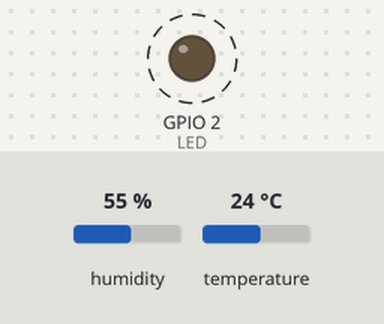
This sketch was run on a simulated ESP32. Parts: output pins drawn as LEDs (lit = HIGH). Dashed ring = blinking. The test bench sets the inputs (shaded band); at power-on: humidity 55 %, temperature 24 °C. The local clock reads 2024-03-15 10:24:30 at power-on unless the sketch sets it; what the sketch prints to the serial monitor is not drawn.

Above: at 1.0 s.
Timing chart, 0 to 4.6 s (numbered marks = the images above):
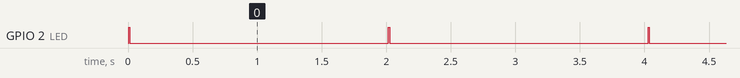

The sketch:

4-temp-humidity.ino
```cpp
// 4 · Temperature & humidity with the time: read the DHT22 every 2 seconds and print
// each reading with the time from the real-time clock (RTC).
// Wiring (ESP32 DevKit V1): DHT22 + -> 3V3, OUT -> D23, - -> GND.  RTC SDA -> D21, SCL -> D22.
// Set the clock by typing in the serial monitor:  T 2026-10-01 10:30:00

#include <Wire.h>
#include <RTClib.h>
#include <DHTesp.h>

const int DHT_PIN = 23;
const int LED = 2;

DHTesp dht;
RTC_DS1307 rtc;  // works with DS3231 and DS1307 (same time registers)
bool rtcOk = false;

String timeNow() {
  if (!rtcOk) return "no clock";
  DateTime n = rtc.now();
  if (n.year() < 2024) return "clock not set";
  char b[20];
  snprintf(b, sizeof(b), "%04d-%02d-%02d %02d:%02d:%02d", n.year(), n.month(), n.day(), n.hour(), n.minute(), n.second());
  return b;
}

void setup() {
  Serial.begin(115200);
  pinMode(LED, OUTPUT);
  dht.setup(DHT_PIN, DHTesp::DHT22);
  Wire.begin(21, 22);
  rtcOk = rtc.begin();
  Serial.println("Program 4: temperature and humidity every 2 seconds, with the time");
  Serial.println(rtcOk ? "Clock found. To set it, type: T 2026-10-01 10:30:00" : "No clock found on D21/D22");
}

void loop() {
  if (Serial.available()) {  // "T 2026-10-01 10:30:00" sets the clock
    String line = Serial.readStringUntil('\n');
    int y, mo, d, h, mi, s;
    if (rtcOk && sscanf(line.c_str(), "T %d-%d-%d %d:%d:%d", &y, &mo, &d, &h, &mi, &s) == 6) {
      rtc.adjust(DateTime(y, mo, d, h, mi, s));
      Serial.println("Clock set");
    }
  }

  digitalWrite(LED, HIGH);
  TempAndHumidity r = dht.getTempAndHumidity();
  digitalWrite(LED, LOW);
  if (dht.getStatus() != DHTesp::ERROR_NONE) {
    Serial.println(timeNow() + "  Sensor not found - check the DHT22: data on D23");
  } else {
    Serial.printf("%s  Temperature %.1f C  Humidity %.1f %%\n", timeNow().c_str(), r.temperature, r.humidity);
  }
  delay(2000);
}
```

Measured:
- by itself, GPIO 2 (LED): alternates HIGH for 0.01 s and LOW for 2.0 s
